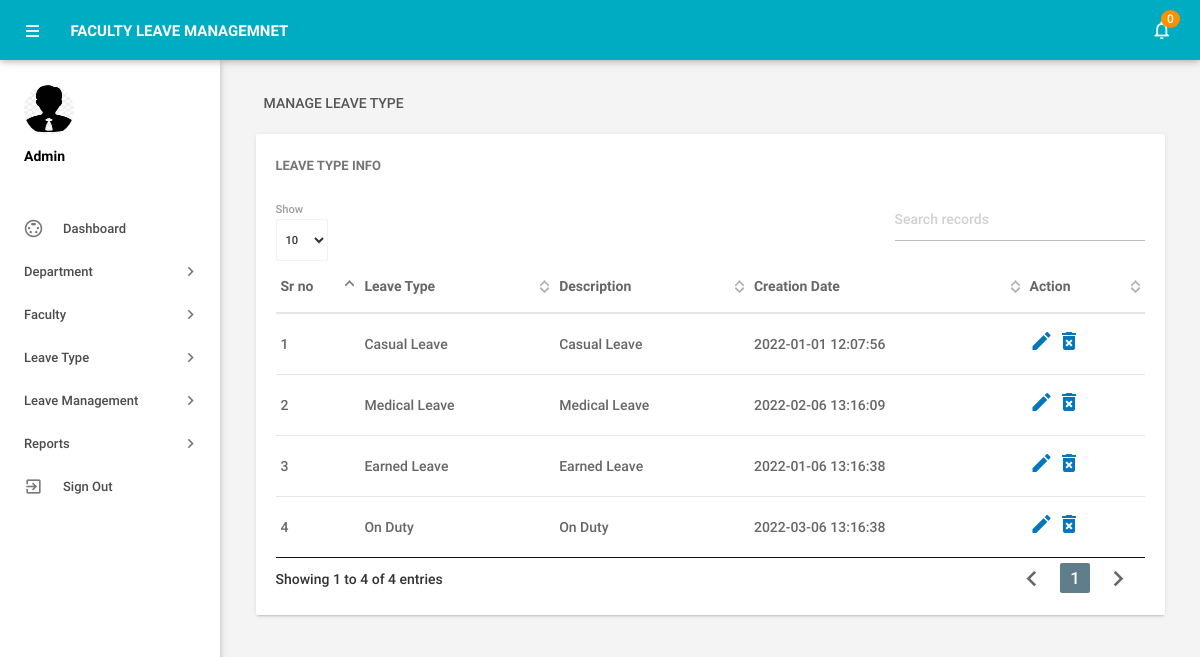
Screenshot of /admin/manageleavetype.php (signed in) with the database file from the repository.
### tables this page shows
CREATE TABLE IF NOT EXISTS `tblleavetype` (
  `id` int(11) NOT NULL,
  `LeaveType` varchar(200) DEFAULT NULL,
  `Description` mediumtext,
  `CreationDate` timestamp NOT NULL DEFAULT CURRENT_TIMESTAMP
);

### admin/manageleavetype.php (the view, shortened to what this page needs)
<?php
include('includes/config.php');
if(strlen($_SESSION['alogin'])==0)
    {
header('location:index.php');
}
else{
 ?>
<!DOCTYPE html>
<html lang="en">
    <head>
        <link type="text/css" rel="stylesheet" href="../assets/plugins/materialize/css/materialize.min.css"/>
        <link href="../assets/plugins/material-preloader/css/materialPreloader.min.css" rel="stylesheet">
        <link href="../assets/plugins/datatables/css/jquery.dataTables.min.css" rel="stylesheet">
        <link href="../assets/css/alpha.min.css" rel="stylesheet" type="text/css"/>
        <link href="../assets/css/custom.css" rel="stylesheet" type="text/css"/>
    </head>
    <body>
       <?php include('includes/header.php');?>
       <?php include('includes/sidebar.php');?>
            <main class="mn-inner">
                <div class="row">
                    <div class="col s12">
                        <div class="page-title">Manage Leave Type</div>
                    </div>
                    <div class="col s12 m12 l12">
                        <div class="card">
                            <div class="card-content">
                                <span class="card-title">Leave Type Info</span>
                                <table id="example" class="display responsive-table ">
                                    <thead>
                                        <tr>
                                            <th>Sr no</th>
                                            <th>Leave Type</th>
                                            <th>Description</th>
                                            <th>Creation Date</th>
                                            <th>Action</th>
                                        </tr>
                                    </thead>
                                    <tbody>
<?php $sql = "SELECT * from tblleavetype";
$query = $dbh -> prepare($sql);
$query->execute();
$results=$query->fetchAll(PDO::FETCH_OBJ);
$cnt=1;
if($query->rowCount() > 0)
{
foreach($results as $result)
{               ?>
                                        <tr>
                                            <td> <?php echo htmlentities($cnt);?></td>
                                            <td><?php echo htmlentities($result->LeaveType);?></td>
                                            <td><?php echo htmlentities($result->Description);?></td>
                                            <td><?php echo htmlentities($result->CreationDate);?></td>
                                            <td><a href="editleavetype.php?lid=<?php echo htmlentities($result->id);?>"><i class="material-icons">mode_edit</i></a>
                                            <a href="manageleavetype.php?del=<?php echo htmlentities($result->id);?>" onclick="return confirm('Do you want to delete');"> <i class="material-icons">delete_forever</i></a> </td>
                                        </tr>
                                         <?php $cnt++;} }?>
                                    </tbody>
                                </table>
                            </div>
                        </div>
                    </div>
                </div>
            </main>
        </div>
        <div class="left-sidebar-hover"></div>
    </body>
</html>
<?php } ?>

### rows the page displays
tblleavetype: LeaveType "Casual Leave", Description "Casual Leave", CreationDate "2022-01-01 12:07:56"
tblleavetype: LeaveType "Medical Leave", Description "Medical Leave", CreationDate "2022-02-06 13:16:09"
tblleavetype: LeaveType "Earned Leave", Description "Earned Leave", CreationDate "2022-01-06 13:16:38"
tblleavetype: LeaveType "On Duty", Description "On Duty", CreationDate "2022-03-06 13:16:38"

### other values shown
$unreadcount "0"
